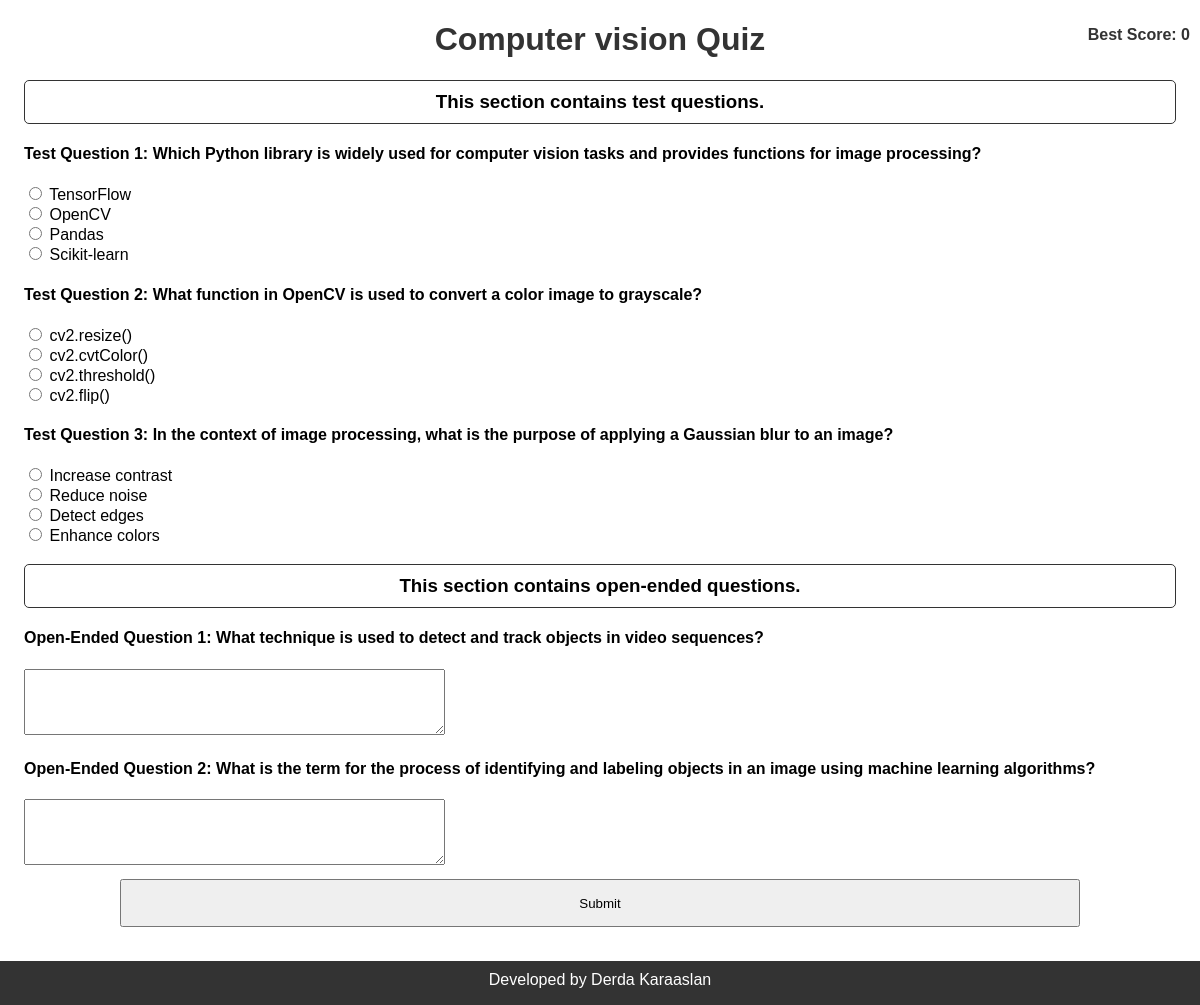
Screenshot of /quiz/2 with the database file from the repository.
### app/models/topic.py (models this page shows)
class Topic(db.Model):
    id = db.Column(db.Integer, primary_key=True)
    name = db.Column(db.String(100), unique=True, nullable=False)
    questions = db.relationship('Question', backref='topic', lazy=True)

### app/models/question.py (models this page shows)
class Question(db.Model):
    id = db.Column(db.Integer, primary_key=True)
    question = db.Column(db.String(200), nullable=False)
    answer = db.Column(db.String(100), nullable=False)
    topic_id = db.Column(db.Integer, db.ForeignKey('topic.id'), nullable=False)
    type = db.Column(db.String(50))
    __mapper_args__ = {
        'polymorphic_identity': 'question',
        'polymorphic_on': type
    }

class TestQuestion(Question):
    id = db.Column(db.Integer, db.ForeignKey('question.id'), primary_key=True)
    option1 = db.Column(db.String(100), nullable=False)
    option2 = db.Column(db.String(100), nullable=False)
    option3 = db.Column(db.String(100), nullable=False)
    option4 = db.Column(db.String(100), nullable=False)
    __mapper_args__ = {
        'polymorphic_identity': 'test_question',
    }

class Question(db.Model):
    id = db.Column(db.Integer, primary_key=True)
    question = db.Column(db.String(200), nullable=False)
    answer = db.Column(db.String(100), nullable=False)
    topic_id = db.Column(db.Integer, db.ForeignKey('topic.id'), nullable=False)
    type = db.Column(db.String(50))
    __mapper_args__ = {
        'polymorphic_identity': 'question',
        'polymorphic_on': type
    }

class OpenEndedQuestion(Question):
    id = db.Column(db.Integer, db.ForeignKey('question.id'), primary_key=True)
    __mapper_args__ = {
        'polymorphic_identity': 'open_ended_question',
    }

### app/routes/routes.py (the view)
@bp.route('/quiz/<int:topic_id>')
def quiz(topic_id):
    topic_name = Topic.query.get(topic_id).name
    test_questions = TestQuestion.query.filter_by(topic_id=topic_id).all()
    open_ended_questions = OpenEndedQuestion.query.filter_by(topic_id=topic_id).all()
    return render_template('quiz.html', test_questions=test_questions,topic_name=topic_name, open_ended_questions=open_ended_questions, topic_id=topic_id, best_score=get_best_score(topic_id))

### app/routes/routes.py (called while the page is built)
def get_best_score(topic_id):
    score = Score.query.filter_by(topic_id=topic_id).order_by(Score.score.desc()).first()
    return score.score if score else 0

### app/templates/quiz.html (shortened to what this page needs)
<!DOCTYPE html>
<html lang="en">
<head>
    <link rel="stylesheet" href="{{ url_for('static', filename='style.css') }}">
</head>
<body>
    <div class="container">
        <div class="content">
            <h1>{{topic_name}} Quiz</h1>
            <div id="best-score">
                <p><b>Best Score: {{ best_score }}</b> </p>
            </div>
            <form action="{{ url_for('routes.result', topic_id=topic_id) }}" method="POST">
                <div class="question">
                    <h3>This section contains test questions.</h3>
                    {% for question in test_questions %}
                    <div>
                        <h4>Test Question {{ loop.index }}: {{ question.question }}</h4>
                        <input type="radio" name="question_{{ question.id }}" value="{{ question.option1 }}"> {{
                        question.option1 }}<br>
                        <input type="radio" name="question_{{ question.id }}" value="{{ question.option2 }}"> {{
                        question.option2 }}<br>
                        <input type="radio" name="question_{{ question.id }}" value="{{ question.option3 }}"> {{
                        question.option3 }}<br>
                        <input type="radio" name="question_{{ question.id }}" value="{{ question.option4 }}"> {{
                        question.option4 }}<br>
                    </div>
                    {% endfor %}
                </div>
                <div class="question">
                    <h3>This section contains open-ended questions.</h3>
                    {% for question in open_ended_questions %}
                    <div>
                        <h4>Open-Ended Question {{ loop.index }}: {{ question.question }}</h4>
                        <textarea name="question_{{ question.id }}" rows="4" cols="50"></textarea>
                    </div>
                    {% endfor %}
                </div>
                <button type="submit">Submit</button>
            </form>
        </div>
    </div>
    <footer>Developed by Derda Karaaslan</footer>
</body>
</html>

### app/static/style.css (style rules this page uses)
body { min-height: 100vh; font-family: Arial, sans-serif; margin: 0; padding: 0; text-align: center; display: flex; flex-direction: column; }
h1 { color: #333; }
.content { flex: 1; }
footer { background-color: #333; color: white; text-align: center; height: 24px; width: 100%; bottom: 0; background-color: #333; color: white; text-align: center; padding: 10px 0; }
#best-score { position: absolute; right: 10px; top: 10px; color: #333; }
.question { margin-left: 24px; margin-right: 24px; text-align: left; }
form button { margin-top: 10px; margin-bottom: 34px; width: 80%; height: 48px; }
.question h3 { border: #333; border-style: solid; border-width: 1px; border-radius: 5px; padding: 10px; text-align: center; }

### rows the page displays
Topic: name "Computer vision"
TestQuestion: question "Which Python library is widely used for computer vision tasks and provides functions for image processing?", option1 "TensorFlow", option2 "OpenCV", option3 "Pandas", option4 "Scikit-learn"
TestQuestion: question "What function in OpenCV is used to convert a color image to grayscale?", option1 "cv2.resize()", option2 "cv2.cvtColor()", option3 "cv2.threshold()", option4 "cv2.flip()"
TestQuestion: question "In the context of image processing, what is the purpose of applying a Gaussian blur to an image?", option1 "Increase contrast", option2 "Reduce noise", option3 "Detect edges", option4 "Enhance colors"
OpenEndedQuestion: question "What technique is used to detect and track objects in video sequences?"
OpenEndedQuestion: question "What is the term for the process of identifying and labeling objects in an image using machine learning algorithms?"

### other values shown
{{ best_score }} "0"
